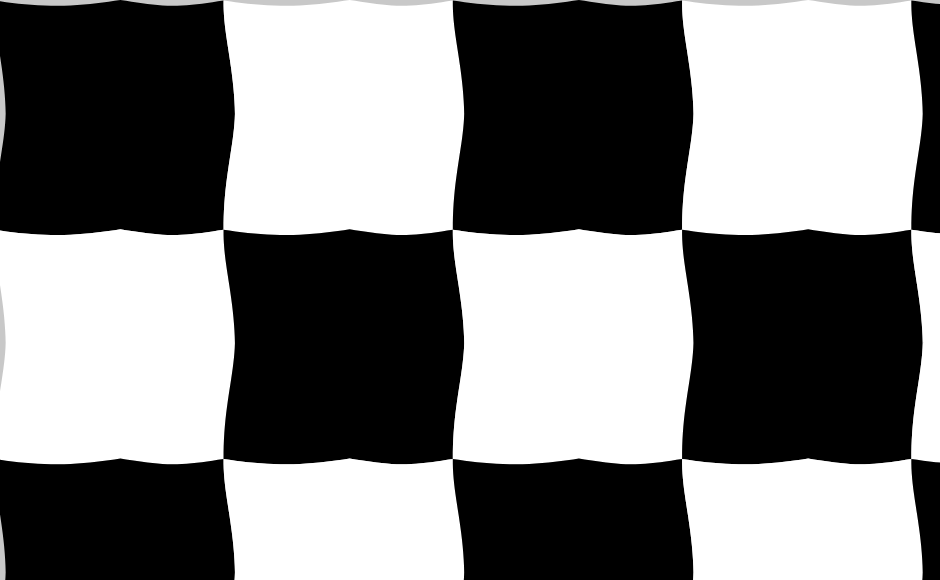
Frame 1 (no input)
Frame 2 (the mouse pressed at the canvas centre, redrawn once): identical to frame 1, image omitted

The p5.js sketch that drew this single still picture (run headless with seeded random() and noise() and a simulated clock; the mouse was pressed at the canvas centre and the sketch redrawn once):

// p5.js sketch
// ── sketch.js
const pointsPerSegment = 41;
let tileSize;
let stepX;
let stepY;

function setup() {
  createCanvas(940, 580);
  // stepX = parseInt(width/pointsPerSegment/4);
  // stepY = parseInt(width/pointsPerSegment/4);
  stepX = width/pointsPerSegment/4;
  stepY = width/pointsPerSegment/4;
  tileSize = stepX * pointsPerSegment;
  noLoop();
  noStroke();
}

function draw() {
  background(200,200,200);
  // stroke(255,0,0);

  // fill(0);
  // drawPattern(width/2 - tileSize/2, height/2 - tileSize/2);
  // fill(255);
  // drawPattern(width/2 + tileSize/2 - stepX, height/2 - tileSize/2);
  
  let j = 0;
  for (let y = 0; y < height; y+=tileSize - stepY) {
    let i = 0;
    for (let x = 0; x < width; x+=tileSize - stepX) {
      const c = ((i+j) % 2) === 0 ? 0 : 255;
      fill(c);
      drawPattern(x, y);
      i++;
    }
    j++;
  }
}

function drawCorner(startX, startY, cornerIndex) {
  // for (let index = 0; index < pointsPerSegment; index++) {
  //   const x = index * stepX + startX;
  //   ellipse(x, height/4, 10, 10);
  // }
  
  for (let index = 0; index < pointsPerSegment; index++) {
    const cap = Math.floor(pointsPerSegment/2);
    const reverseIndex = pointsPerSegment - index - 1;
    // const distortX = map(mouseX, 0, width, -tileSize/2, tileSize/2) * index;
    // const distortY = map(mouseY, 0, height, -tileSize/2, tileSize/2) * index;
    // const distortX = 0;
    // const distortY = 0;
    
    const angle = map(index, 0, pointsPerSegment, 0, TWO_PI);
    const distortX = cos(angle) * stepX;
    const distortY = sin(angle) * stepY;

    const offsetX = (tileSize-stepX)/2;
    const offsetY = (tileSize-stepY)/2;

    let x;
    let y;

    switch (cornerIndex) {
      case 0:
        x = Math.min(index, cap) * stepX + startX + offsetX + distortX;
        y = Math.max(index, cap) * stepY + startY - offsetY + distortY;
        break;
      case 1:
        x = Math.min(index, cap) * stepX + startX + offsetX + distortX;
        y = Math.min(reverseIndex, cap) * stepY + startY + offsetY + distortY;
        break;
      case 2:
        x = Math.max(reverseIndex, cap) * stepX + startX - offsetX + distortX;
        y = Math.min(reverseIndex, cap) * stepY + startY + offsetY + distortY;
        break;
      case 3:
        x = Math.max(reverseIndex, cap) * stepX + startX - offsetX + distortX;
        y = Math.max(index, cap) * stepY + startY - offsetY + distortY;
        break;
      default:
        break;
    }

    vertex(x, y);
    
    // const x1 = Math.min(index, cap) * stepX + startX + offsetX + distortX;
    // const y1 = Math.max(index, cap) * stepY + startY - offsetY + distortY;
    // const x2 = Math.min(index, cap) * stepX + startX + offsetX + distortX;
    // const y2 = Math.min(reverseIndex, cap) * stepY + startY + offsetY + distortY;
    // const x3 = Math.max(reverseIndex, cap) * stepX + startX - offsetX + distortX;
    // const y3 = Math.min(reverseIndex, cap) * stepY + startY + offsetY + distortY;
    // const x4 = Math.max(reverseIndex, cap) * stepX + startX - offsetX + distortX;
    // const y4 = Math.max(index, cap) * stepY + startY - offsetY + distortY;

    // const t = index + ', ' + reverseIndex;
    // const c = map(index, 0, pointsPerSegment, 0, 255);
    // fill(c,0,0);
    // text(t, x1, y1);
    // text(t, x2, y2);
    // text(t, x3, y3);
    // text(t, x4, y4);
    
    // const c = map(index, 0, pointsPerSegment, 0, 255);
    // fill(c,0,0);
    // ellipse(x1, y1, 15, 15);
    // fill(0,c,0);
    // ellipse(x2, y2, 15, 15);
    // fill(0,0,c);
    // ellipse(x3, y3, 15, 15);
    // fill(0,c,c);
    // ellipse(x4, y4, 15, 15);
  }
}

function drawPattern(startX, startY){
  // fill(0);
  beginShape();
  drawCorner(startX, startY, 0);
  drawCorner(startX, startY, 1);
  drawCorner(startX, startY, 2);
  drawCorner(startX, startY, 3);
  endShape();
}
